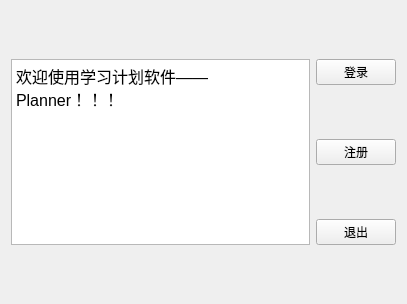
<?xml version="1.0" encoding="UTF-8"?>
<ui version="4.0">
 <class>startui</class>
 <widget class="QWidget" name="startui">
  <property name="geometry">
   <rect>
    <x>0</x>
    <y>0</y>
    <width>407</width>
    <height>304</height>
   </rect>
  </property>
  <property name="windowTitle">
   <string>Form</string>
  </property>
  <layout class="QGridLayout" name="gridLayout">
   <item row="0" column="0" rowspan="3">
    <widget class="QTextBrowser" name="textBrowser">
     <property name="html">
      <string>&lt;!DOCTYPE HTML PUBLIC &quot;-//W3C//DTD HTML 4.0//EN&quot; &quot;http://www.w3.org/TR/REC-html40/strict.dtd&quot;&gt;
&lt;html&gt;&lt;head&gt;&lt;meta name=&quot;qrichtext&quot; content=&quot;1&quot; /&gt;&lt;style type=&quot;text/css&quot;&gt;
p, li { white-space: pre-wrap; }
&lt;/style&gt;&lt;/head&gt;&lt;body style=&quot; font-family:'SimSun'; font-size:9pt; font-weight:400; font-style:normal;&quot;&gt;
&lt;p style=&quot; margin-top:0px; margin-bottom:0px; margin-left:0px; margin-right:0px; -qt-block-indent:0; text-indent:0px;&quot;&gt;&lt;span style=&quot; font-size:12pt;&quot;&gt;欢迎使用学习计划软件——Planner！！！&lt;/span&gt;&lt;/p&gt;
&lt;p style=&quot;-qt-paragraph-type:empty; margin-top:0px; margin-bottom:0px; margin-left:0px; margin-right:0px; -qt-block-indent:0; text-indent:0px; font-size:12pt;&quot;&gt;&lt;br /&gt;&lt;/p&gt;
&lt;p style=&quot;-qt-paragraph-type:empty; margin-top:0px; margin-bottom:0px; margin-left:0px; margin-right:0px; -qt-block-indent:0; text-indent:0px;&quot;&gt;&lt;br /&gt;&lt;/p&gt;
&lt;p style=&quot;-qt-paragraph-type:empty; margin-top:0px; margin-bottom:0px; margin-left:0px; margin-right:0px; -qt-block-indent:0; text-indent:0px;&quot;&gt;&lt;br /&gt;&lt;/p&gt;&lt;/body&gt;&lt;/html&gt;</string>
     </property>
    </widget>
   </item>
   <item row="0" column="1">
    <widget class="QPushButton" name="logIn">
     <property name="text">
      <string>登录</string>
     </property>
    </widget>
   </item>
   <item row="1" column="1">
    <widget class="QPushButton" name="signUp">
     <property name="text">
      <string>注册</string>
     </property>
    </widget>
   </item>
   <item row="2" column="1">
    <widget class="QPushButton" name="exitOut">
     <property name="text">
      <string>退出</string>
     </property>
    </widget>
   </item>
  </layout>
 </widget>
 <resources/>
 <connections/>
</ui>
